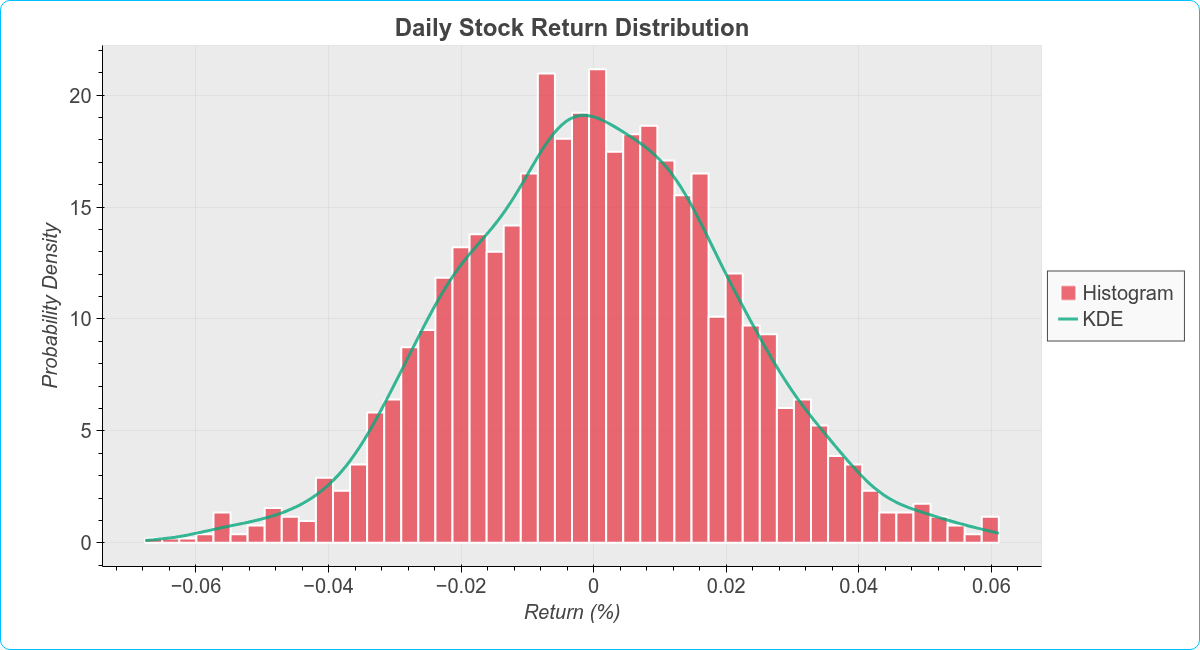

Write the Python code that produced this figure.
import pandas as pd
from bokeh_rocks import show, save_plot
import bokeh_rocks as br
import numpy as np
df5 = pd.DataFrame({"daily_return": np.random.normal(0.0005, 0.02, 2000)})

p5 = br.hist(
    df5,
    col="daily_return",
    bins=50,
    density=True,
    title="Daily Stock Return Distribution",
    xlabel="Return (%)",
    ylabel="Probability Density",
    color="#E63946",
    show_kde=True,
    kde_color="#06A77D",
    theme="light",
    legend_outside=True,
    width=1200,
    height=650,

)
show(p5)
save_plot(p5, "output/histogram_05")
